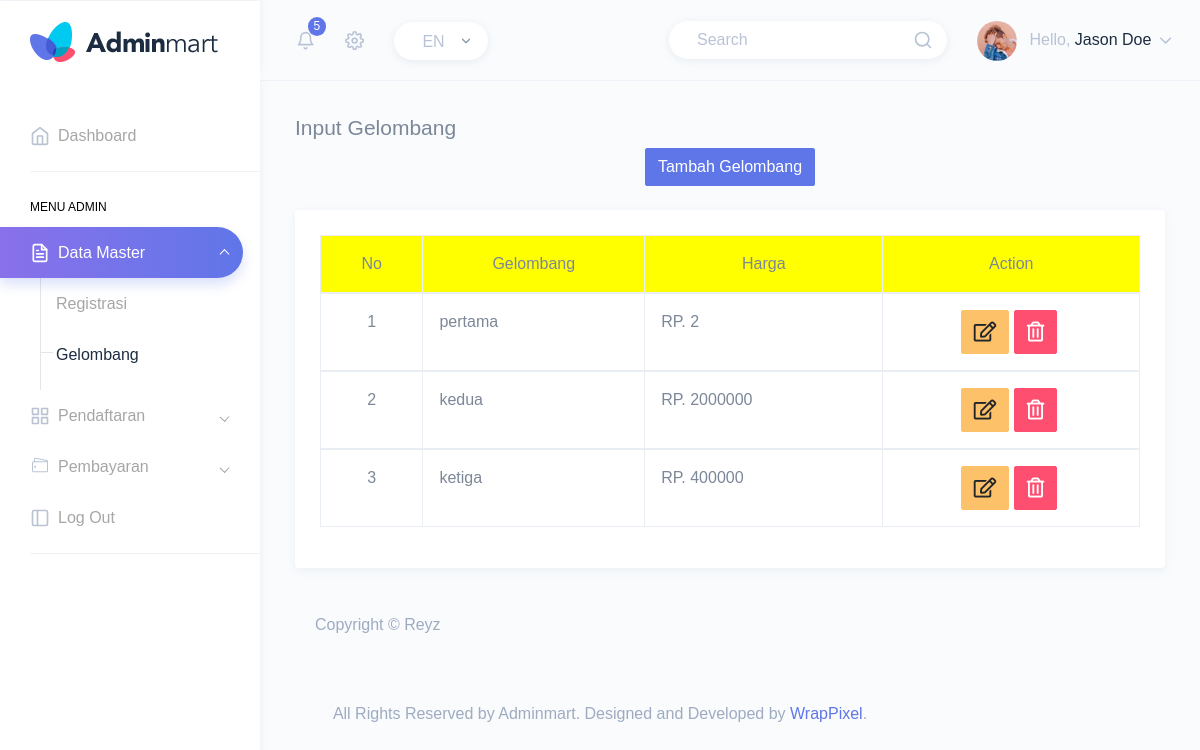
/pages/input_gelombang.php, run on the app's committed database.
### tables this page shows
CREATE TABLE `tbl_gel` (
  `id` int(123) NOT NULL,
  `gelombang` varchar(213) NOT NULL,
  `nominal` bigint(123) NOT NULL
);

### pages/input_gelombang.php (the view, shortened to what this page needs)
<!DOCTYPE html>
<html dir="ltr" lang="en">
<head>
    <link href="../assets/extra-libs/c3/c3.min.css" rel="stylesheet">
    <link href="../assets/libs/chartist/dist/chartist.min.css" rel="stylesheet">
    <link href="../assets/extra-libs/jvector/jquery-jvectormap-2.0.2.css" rel="stylesheet" />
    <link href="../dist/css/style.min.css" rel="stylesheet">
</head>
<body>
    <div id="main-wrapper" data-theme="light" data-layout="vertical" data-navbarbg="skin6" data-sidebartype="full"
        data-sidebar-position="fixed" data-header-position="fixed" data-boxed-layout="full">
        <header class="topbar" data-navbarbg="skin6">
            <nav class="navbar top-navbar navbar-expand-md">
                <div class="navbar-header" data-logobg="skin6">
                    <div class="navbar-brand">
                        <a href="../admin.php">
                            <b class="logo-icon">
                                <img src="../assets/images/logo-icon.png" alt="homepage" class="dark-logo" />
                            </b>
                            <span class="logo-text">
                                <img src="../assets/images/logo-text.png" alt="homepage" class="dark-logo" />
                            </span>
                        </a>
                    </div>
                </div>
                <div class="navbar-collapse collapse" id="navbarSupportedContent">
                    <ul class="navbar-nav float-left mr-auto ml-3 pl-1">
                        <li class="nav-item dropdown">
                            <a class="nav-link dropdown-toggle pl-md-3 position-relative" href="javascript:void(0)"
                                id="bell" role="button" data-toggle="dropdown" aria-haspopup="true"
                                aria-expanded="false">
                                <span><i data-feather="bell" class="svg-icon"></i></span>
                                <span class="badge badge-primary notify-no rounded-circle">5</span>
                            </a>
                        </li>
                        <li class="nav-item dropdown">
                            <a class="nav-link dropdown-toggle" href="#" id="navbarDropdown" role="button"
                                data-toggle="dropdown" aria-haspopup="true" aria-expanded="false">
                                <i data-feather="settings" class="svg-icon"></i>
                            </a>
                        </li>
                        <li class="nav-item d-none d-md-block">
                            <a class="nav-link" href="javascript:void(0)">
                                <div class="customize-input">
                                    <select
                                        class="custom-select form-control bg-white custom-radius custom-shadow border-0">
                                        <option selected>EN</option>
                                    </select>
                                </div>
                            </a>
                        </li>
                    </ul>
                    <ul class="navbar-nav float-right">
                        <li class="nav-item d-none d-md-block">
                            <a class="nav-link" href="javascript:void(0)">
                                <form>
                                    <div class="customize-input">
                                        <input class="form-control custom-shadow custom-radius border-0 bg-white"
                                            type="search" placeholder="Search" aria-label="Search">
                                        <i class="form-control-icon" data-feather="search"></i>
                                    </div>
                                </form>
                            </a>
                        </li>
                        <li class="nav-item dropdown">
                            <a class="nav-link dropdown-toggle" href="javascript:void(0)" data-toggle="dropdown"
                                aria-haspopup="true" aria-expanded="false">
                                <img src="../assets/images/users/profile-pic.jpg" alt="user" class="rounded-circle"
                                    width="40">
                                <span class="ml-2 d-none d-lg-inline-block"><span>Hello,</span> <span
                                        class="text-dark">Jason Doe</span> <i data-feather="chevron-down"
                                        class="svg-icon"></i></span>
                            </a>
                        </li>
                    </ul>
                </div>
            </nav>
        </header>
        <aside class="left-sidebar" data-sidebarbg="skin6">
            <div class="scroll-sidebar" data-sidebarbg="skin6">
                <nav class="sidebar-nav">
                    <ul id="sidebarnav">
                        <li class="sidebar-item"> <a class="sidebar-link sidebar-link" href="../admin.php"
                                aria-expanded="false"><i data-feather="home" class="feather-icon"></i><span
                                    class="hide-menu">Dashboard</span></a></li>
                        <li class="list-divider"></li>
                        <li class="nav-small-cap"><span class="hide-menu">Menu Admin</span></li>
                        <li class="sidebar-item"> <a class="sidebar-link has-arrow" href="javascript:void(0)"
                                aria-expanded="false"><i data-feather="file-text" class="feather-icon"></i><span
                                    class="hide-menu">Data Master </span></a>
                            <ul aria-expanded="false" class="collapse  first-level base-level-line">
                                <li class="sidebar-item"><a href="registrasi.php" class="sidebar-link"><span
                                            class="hide-menu"> Registrasi
                                        </span></a>
                                </li>
                                <li class="sidebar-item"><a href="input_gelombang.php" class="sidebar-link"><span
                                            class="hide-menu"> Gelombang
                                        </span></a>
                                </li>
                            </ul>
                        </li>
                        <li class="sidebar-item"> <a class="sidebar-link has-arrow" href="javascript:void(0)"
                                aria-expanded="false"><i data-feather="grid" class="feather-icon"></i><span
                                    class="hide-menu">Pendaftaran </span></a>
                        </li>
                        <li class="sidebar-item"> <a class="sidebar-link has-arrow" href="javascript:void(0)"
                                aria-expanded="false"><i  class="feather-icon icon-wallet"></i><span
                                    class="hide-menu">Pembayaran </span></a>
                        </li>
                        <li class="sidebar-item"> <a class="sidebar-link sidebar-link" href="../logout.php"
                                aria-expanded="false"><i data-feather="sidebar" class="feather-icon"></i><span
                                    class="hide-menu">Log Out
                                </span></a>
                        </li>
                        <li class="list-divider"></li>
                    </ul>
                </nav>
            </div>
        </aside>
        <div class="page-wrapper">
            <div class="container-fluid">
            <div class="content-wrapper">
          <div class="page-header">
            <h3 class="page-title"> Input Gelombang </h3>
            <center><button type="button" class="btn btn-primary" data-toggle="modal" data-target="#exampleModalScrollable">
              Tambah Gelombang
            </button></center>
            <br>
          </div>
          <div class="row">
            <div class="col-lg-12 grid-margin">
              <div class="card">
                <div class="card-body">
                  <div class="table-responsive">
                    <table class="table table-bordered" id="table" width="100%" cellspacing="0">
                      <thead style="background-color:yellow;">
                        <tr align="center">
                          <th> No </th>
                          <th> Gelombang </th>
                          <th> Harga </th>
                          <th> Action </th>
                        </tr>
                      </thead>
                      <?php
                             include ('../koneksi.php');
                      $query = "SELECT * FROM tbl_gel ORDER BY id ASC";
                      $result = mysqli_query($koneksi, $query);
                      $no = 1;
                      while ($row = mysqli_fetch_assoc($result)) {
                        $edit_modal_id = "editModal" . $row['id'];
                      ?>
                        <tbody style="background-color:white;">
                          <td style="text-align: center;"><?php echo $no; ?></td>
                          <td><?php echo $row['gelombang']; ?></td>
                          <td>RP. <?php echo $row['nominal']; ?></td>
                          <td style="text-align: center;">
                            <button type="button" class="btn btn-warning  fas fa-edit" data-toggle="modal" style="font-size: 20px;" data-target="#<?php echo $edit_modal_id; ?>"></button>
                            <a title="hapus" class="btn btn-danger far fa-trash-alt" style="font-size: 20px;" href="proses/gelombang/proses_hapus_gel.php?id=<?php echo $row['id']; ?>" onclick="return confirm('Anda yakin akan menghapus data ini?')"></a>&nbsp;
                          </td>
                        </tbody>
                        <div class="modal fade" id="<?php echo $edit_modal_id; ?>" tabindex="-1" role="dialog" aria-labelledby="editModalLabel" aria-hidden="true">
                        <?php
                        $no++;
                      }
                        ?>
                    </table>
                  </div>
                </div>
              </div>
            </div>
          </div>
          <footer class="footer">
            <div class="d-sm-flex justify-content-center justify-content-sm-between">
              <span class="text-muted d-block text-center text-sm-left d-sm-inline-block">Copyright © Reyz</span>
            </div>
          </footer>
        </div>
          </div>
        </div>
            </div>
            <footer class="footer text-center text-muted">
                All Rights Reserved by Adminmart. Designed and Developed by <a
                    href="https://wrappixel.com">WrapPixel</a>.
            </footer>
</body>
</html>

### data on the page
tbl_gel: gelombang "pertama", nominal "2"
tbl_gel: gelombang "kedua", nominal "2000000"
tbl_gel: gelombang "ketiga", nominal "400000"
